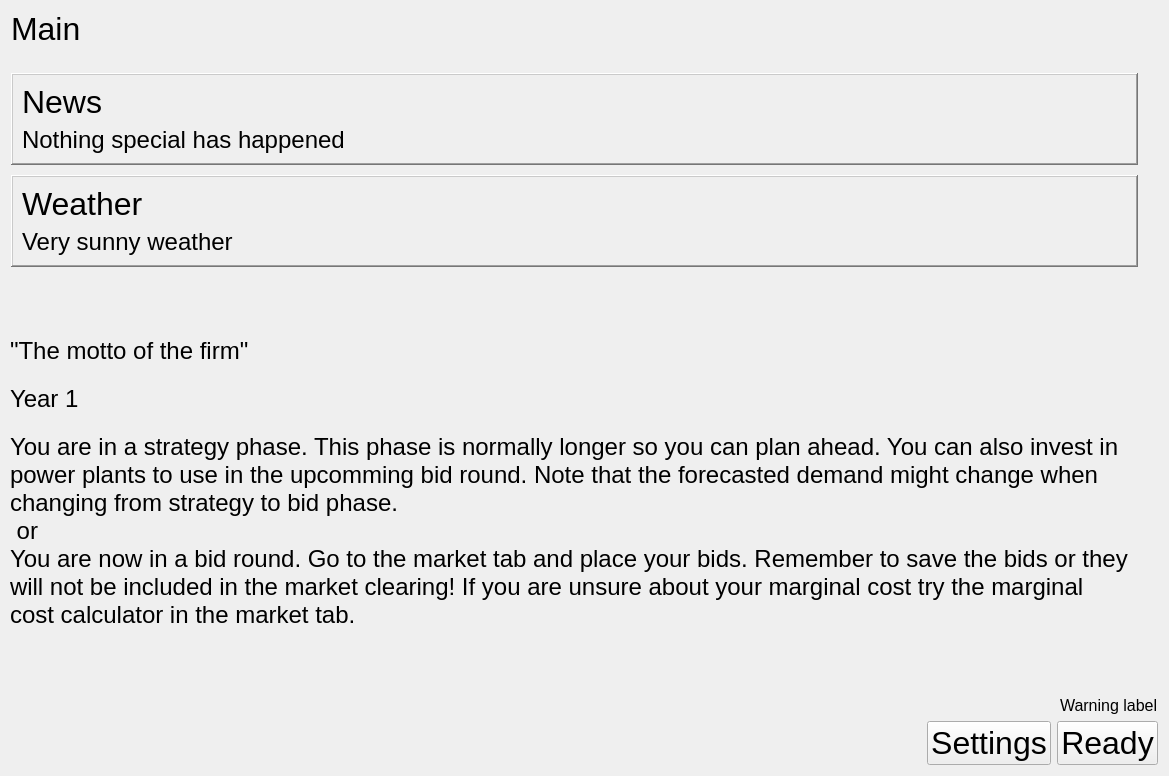
            <widget class="QWidget" name="page_main">
             <layout class="QVBoxLayout" name="verticalLayout_9">
              <item>
               <widget class="QLabel" name="label_4">
                <property name="maximumSize">
                 <size>
                  <width>16777215</width>
                  <height>40</height>
                 </size>
                </property>
                <property name="font">
                 <font>
                  <pointsize>24</pointsize>
                 </font>
                </property>
                <property name="text">
                 <string>Main</string>
                </property>
               </widget>
              </item>
              <item>
               <layout class="QGridLayout" name="gridLayout_13">
                <property name="topMargin">
                 <number>20</number>
                </property>
                <property name="rightMargin">
                 <number>20</number>
                </property>
                <property name="bottomMargin">
                 <number>20</number>
                </property>
                <property name="verticalSpacing">
                 <number>10</number>
                </property>
                <item row="0" column="0">
                 <widget class="QFrame" name="frame_5">
                  <property name="frameShape">
                   <enum>QFrame::WinPanel</enum>
                  </property>
                  <property name="frameShadow">
                   <enum>QFrame::Raised</enum>
                  </property>
                  <layout class="QVBoxLayout" name="verticalLayout_38">
                   <item>
                    <widget class="QLabel" name="label_152">
                     <property name="font">
                      <font>
                       <pointsize>24</pointsize>
                      </font>
                     </property>
                     <property name="text">
                      <string>News</string>
                     </property>
                    </widget>
                   </item>
                   <item>
                    <widget class="QLabel" name="label_153">
                     <property name="font">
                      <font>
                       <pointsize>18</pointsize>
                      </font>
                     </property>
                     <property name="text">
                      <string>Nothing special has happened</string>
                     </property>
                    </widget>
                   </item>
                  </layout>
                 </widget>
                </item>
                <item row="3" column="0">
                 <layout class="QFormLayout" name="formLayout_8">
                  <property name="verticalSpacing">
                   <number>20</number>
                  </property>
                  <property name="topMargin">
                   <number>20</number>
                  </property>
                  <property name="rightMargin">
                   <number>10</number>
                  </property>
                  <item row="2" column="0">
                   <widget class="QFrame" name="frame_2">
                    <property name="frameShape">
                     <enum>QFrame::StyledPanel</enum>
                    </property>
                    <property name="frameShadow">
                     <enum>QFrame::Raised</enum>
                    </property>
                   </widget>
                  </item>
                  <item row="2" column="1">
                   <widget class="QLabel" name="label_148">
                    <property name="font">
                     <font>
                      <pointsize>18</pointsize>
                     </font>
                    </property>
                    <property name="text">
                     <string>You are in a strategy phase. This phase is normally longer so you can plan ahead. You can also invest in power plants to use in the upcomming bid round. Note that the forecasted demand might change when changing from strategy to bid phase.  
 or 
You are now in a bid round. Go to the market tab and place your bids. Remember to save the bids or they will not be included in the market clearing! If you are unsure about your marginal cost try the marginal cost calculator in the market tab. </string>
                    </property>
                    <property name="wordWrap">
                     <bool>true</bool>
                    </property>
                   </widget>
                  </item>
                  <item row="0" column="1">
                   <widget class="QLabel" name="label_156">
                    <property name="font">
                     <font>
                      <pointsize>18</pointsize>
                     </font>
                    </property>
                    <property name="text">
                     <string>&quot;The motto of the firm&quot;</string>
                    </property>
                   </widget>
                  </item>
                  <item row="1" column="1">
                   <widget class="QLabel" name="label_157">
                    <property name="font">
                     <font>
                      <pointsize>18</pointsize>
                     </font>
                    </property>
                    <property name="text">
                     <string>Year 1</string>
                    </property>
                   </widget>
                  </item>
                 </layout>
                </item>
                <item row="1" column="0">
                 <widget class="QFrame" name="frame_4">
                  <property name="frameShape">
                   <enum>QFrame::WinPanel</enum>
                  </property>
                  <property name="frameShadow">
                   <enum>QFrame::Raised</enum>
                  </property>
                  <property name="lineWidth">
                   <number>3</number>
                  </property>
                  <property name="midLineWidth">
                   <number>1</number>
                  </property>
                  <layout class="QVBoxLayout" name="verticalLayout_24">
                   <item>
                    <widget class="QLabel" name="label_154">
                     <property name="font">
                      <font>
                       <pointsize>24</pointsize>
                      </font>
                     </property>
                     <property name="text">
                      <string>Weather</string>
                     </property>
                    </widget>
                   </item>
                   <item>
                    <widget class="QLabel" name="label_155">
                     <property name="font">
                      <font>
                       <pointsize>18</pointsize>
                      </font>
                     </property>
                     <property name="text">
                      <string>Very sunny weather</string>
                     </property>
                    </widget>
                   </item>
                  </layout>
                 </widget>
                </item>
                <item row="2" column="0">
                 <spacer name="verticalSpacer_18">
                  <property name="orientation">
                   <enum>Qt::Vertical</enum>
                  </property>
                  <property name="sizeHint" stdset="0">
                   <size>
                    <width>20</width>
                    <height>40</height>
                   </size>
                  </property>
                 </spacer>
                </item>
               </layout>
              </item>
              <item>
               <spacer name="verticalSpacer_14">
                <property name="orientation">
                 <enum>Qt::Vertical</enum>
                </property>
                <property name="sizeHint" stdset="0">
                 <size>
                  <width>20</width>
                  <height>40</height>
                 </size>
                </property>
               </spacer>
              </item>
              <item>
               <layout class="QHBoxLayout" name="horizontalLayout_4">
                <item>
                 <spacer name="horizontalSpacer_13">
                  <property name="orientation">
                   <enum>Qt::Horizontal</enum>
                  </property>
                  <property name="sizeHint" stdset="0">
                   <size>
                    <width>40</width>
                    <height>20</height>
                   </size>
                  </property>
                 </spacer>
                </item>
                <item>
                 <widget class="QLabel" name="label">
                  <property name="font">
                   <font>
                    <pointsize>12</pointsize>
                   </font>
                  </property>
                  <property name="text">
                   <string>Warning label</string>
                  </property>
                 </widget>
                </item>
               </layout>
              </item>
              <item>
               <layout class="QHBoxLayout" name="horizontalLayout_12">
                <item>
                 <spacer name="horizontalSpacer_7">
                  <property name="orientation">
                   <enum>Qt::Horizontal</enum>
                  </property>
                  <property name="sizeHint" stdset="0">
                   <size>
                    <width>40</width>
                    <height>20</height>
                   </size>
                  </property>
                 </spacer>
                </item>
                <item>
                 <widget class="QPushButton" name="pushButton">
                  <property name="font">
                   <font>
                    <pointsize>24</pointsize>
                   </font>
                  </property>
                  <property name="text">
                   <string>Settings</string>
                  </property>
                 </widget>
                </item>
                <item>
                 <widget class="QPushButton" name="pushButton_2">
                  <property name="font">
                   <font>
                    <pointsize>24</pointsize>
                   </font>
                  </property>
                  <property name="text">
                   <string>Ready</string>
                  </property>
                 </widget>
                </item>
               </layout>
              </item>
             </layout>
            </widget>
